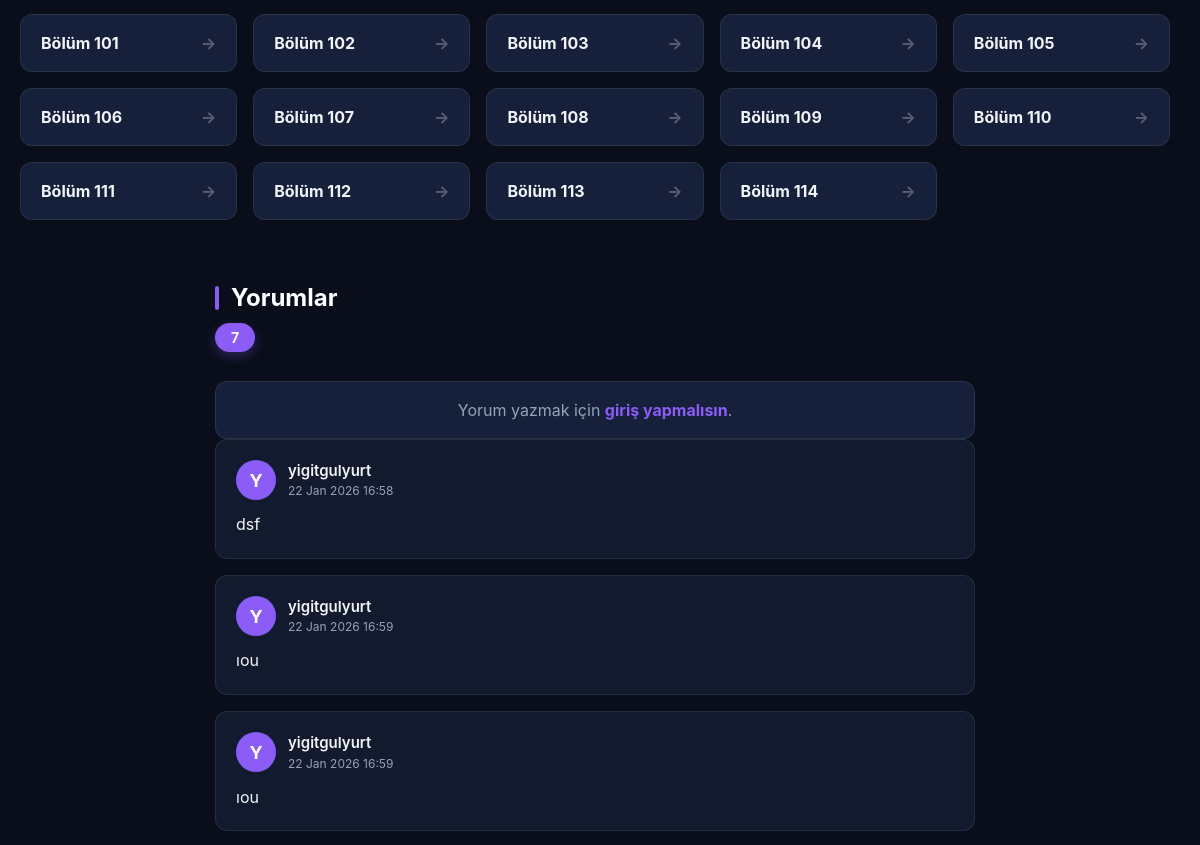
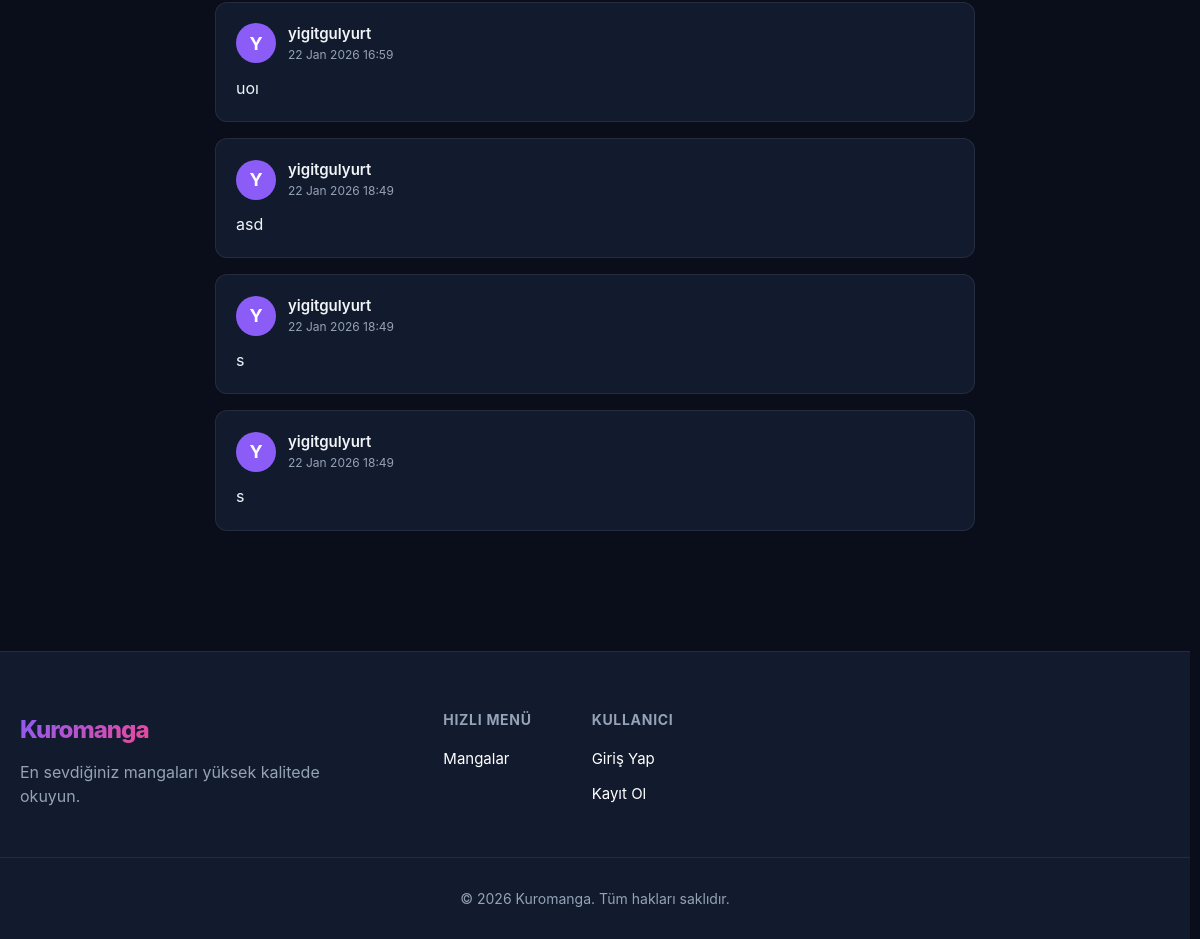
Page /alevin-dogusu/ (lower part) on the earlier database version (2 pictures, top to bottom).
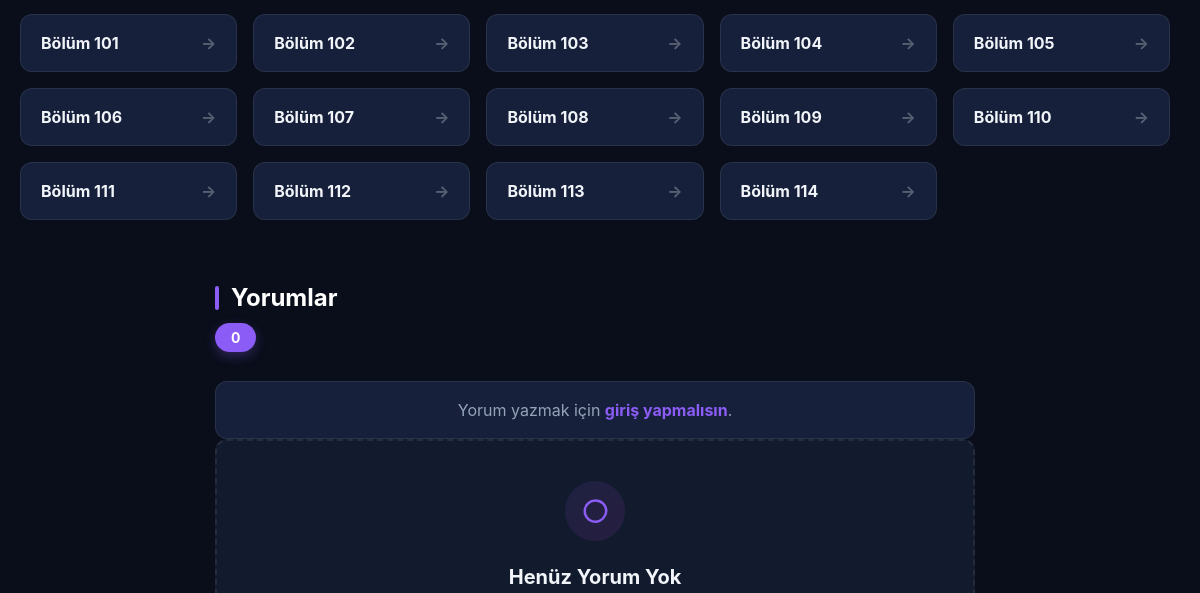
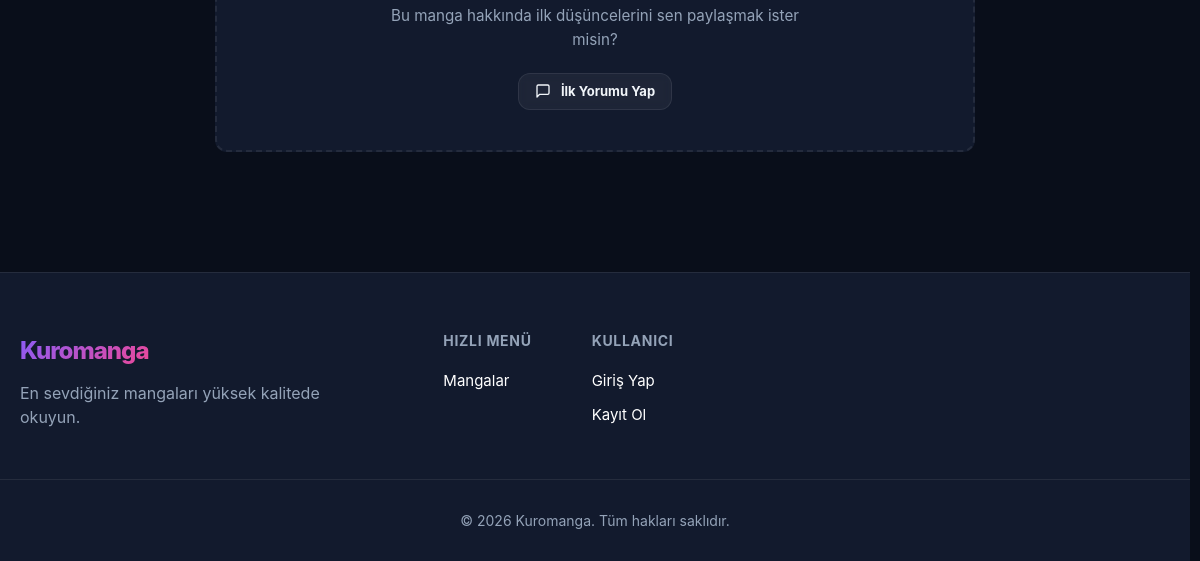
Same page on the later database version (2 pictures, top to bottom).
### app/models/chapter.py (models this page shows)
class Chapter(db.Model):
    __tablename__ = "chapter"
    id = db.Column(db.Integer, primary_key=True)
    number = db.Column(db.Integer, nullable=False)
    title = db.Column(db.String(255), nullable=True)
    manga_id = db.Column(db.Integer, db.ForeignKey("manga.id"), nullable=False)
    manga = db.relationship("Manga", back_populates="chapters", lazy="joined")
    pages = db.relationship("Page", back_populates="chapter", lazy="select")

### app/models/user.py (models this page shows, shortened)
class User(db.Model):
    __tablename__ = "user"
    id = db.Column(db.Integer, primary_key=True)
    username = db.Column(db.String(128), nullable=False, unique=True)
    created_at = db.Column(db.DateTime, nullable=True, default=datetime.utcnow)
    password_hash = db.Column(db.String(256), nullable=True)
    is_admin = db.Column(db.Boolean, default=False)

### app/models/comment.py (models this page shows)
class Comment(db.Model):
    __tablename__ = "comment"
    id = db.Column(db.Integer, primary_key=True)
    user_id = db.Column(db.Integer, db.ForeignKey("user.id"), nullable=False)
    manga_id = db.Column(db.Integer, db.ForeignKey("manga.id"), nullable=False)
    chapter_id = db.Column(db.Integer, db.ForeignKey("chapter.id"), nullable=True)
    content = db.Column(db.Text, nullable=False)
    created_at = db.Column(db.DateTime, nullable=False, default=datetime.utcnow)
    updated_at = db.Column(db.DateTime, nullable=True)
    user = db.relationship("User", backref="comments")
    manga = db.relationship("Manga", backref="comments")
    chapter = db.relationship("Chapter", backref="comments")

### app/blueprints/manga/routes.py (the view, shortened to what this page needs)
@manga_bp.route("/<string:slug>/")
def manga_detail(slug):
    manga, chapters = manga_service.get_manga_with_chapters_by_slug(slug)
    if not manga:
        abort(404)
    last_read_chapter = None
    user_id = session.get("user_id")
    comments = Comment.query.filter_by(manga_id=manga.id, chapter_id=None).order_by(Comment.created_at.asc()).all()
    is_favorite = False
    is_to_read = False
    return render_template("manga/detail.html", manga=manga, chapters=chapters, last_read_chapter=last_read_chapter, comments=comments, is_favorite=is_favorite, is_to_read=is_to_read)

### app/repositories/chapter_repository.py (called while the page is built)
    def get_for_manga(self, manga_id):
        return (
            Chapter.query.filter_by(manga_id=manga_id)
            .order_by(Chapter.number.asc())
            .all()
        )

### app/repositories/manga_repository.py (called while the page is built)
    def get_by_slug(self, slug):
        return Manga.query.filter_by(slug=slug).first()

### app/services/manga_service.py (called while the page is built)
    def get_manga_with_chapters_by_slug(self, slug):
        manga = self.manga_repository.get_by_slug(slug)
        if not manga:
            return None, []
        chapters = self.chapter_repository.get_for_manga(manga.id)
        return manga, chapters

### app/templates/manga/detail.html (shortened to what this page needs)
{% extends "base.html" %}
{% block content %}
<div class="section">
  <div class="chapter-list">
    {% for chapter in chapters|sort(attribute='number') %}
      <a href="{{ url_for('manga.chapter_read', slug=manga.slug, chapter_number=chapter.number) }}" class="chapter-item">
        <span>Bölüm {{ chapter.number }}</span>
      </a>
    {% else %}
      <p class="text-muted">Bu manga için henüz bölüm bulunmuyor.</p>
    {% endfor %}
  </div>
</div>
<div class="comment-section">
  <div class="section-header mb-8">
    <h3 class="section-title">Yorumlar</h3>
    <span class="badge">{{ comments|length }}</span>
  </div>
  {% if is_authenticated %}
    <div class="comment-form mb-12">
      <form id="comment-form" method="POST" action="{{ url_for('user_content.add_comment', slug=manga.slug) }}" class="form" onsubmit="addComment(event)">
        <textarea name="content" placeholder="Düşüncelerini paylaş..." required></textarea>
        <div style="display: flex; justify-content: flex-end;">
          <button type="submit" class="btn btn-primary" id="submit-comment">Yorum Gönder</button>
        </div>
      </form>
    </div>
  {% else %}
    <div class="stat-box text-center mb-12">
      <p class="text-muted">Yorum yazmak için <a href="javascript:void(0)" onclick="openModal('login-modal')" style="color: var(--primary); font-weight: 700;">giriş yapmalısın</a>.</p>
    </div>
  {% endif %}
  <div class="comment-list" id="comment-list">
    {% for c in comments %}
      <div class="comment-card" id="comment-{{ c.id }}">
        <div class="comment-header">
          <div class="comment-user">
            <div class="comment-avatar">
              {{ (c.user.username or 'U')[0].upper() }}
            </div>
            <div class="comment-info">
              <div class="comment-username">{{ c.user.username }}</div>
              <div class="comment-meta">{{ c.created_at.strftime('%d %b %Y %H:%M') }}</div>
            </div>
          </div>
        </div>
        <div class="comment-body mt-2">{{ c.content }}</div>
      </div>
    {% else %}
      <div id="no-comments" class="empty-state" style="padding: 40px 20px;">
        <div class="empty-state-icon" style="width: 60px; height: 60px;">
          <svg width="30" height="30" viewBox="0 0 24 24" fill="none" stroke="currentColor" stroke-width="2" stroke-linecap="round" stroke-linejoin="round"><path d="M21 11.5a8.38 8.38 0 0 1-.9 3.8 8.5 8.5 0 1 1-7.6-11.7 8.5 8.5 0 0 1 8.5 7.9z"></path></svg>
        </div>
        <h3 style="font-size: 1.25rem; margin-bottom: 8px;">Henüz Yorum Yok</h3>
        <p class="text-muted" style="margin-bottom: 20px; font-size: 0.95rem;">Bu manga hakkında ilk düşüncelerini sen paylaşmak ister misin?</p>
        <a href="#comment-form" class="btn btn-secondary btn-sm" onclick="document.querySelector('textarea').focus()">
          <svg width="16" height="16" viewBox="0 0 24 24" fill="none" stroke="currentColor" stroke-width="2" stroke-linecap="round" stroke-linejoin="round"><path d="M21 15a2 2 0 0 1-2 2H7l-4 4V5a2 2 0 0 1 2-2h14a2 2 0 0 1 2 2z"></path></svg>
          İlk Yorumu Yap
        </a>
      </div>
    {% endfor %}
  </div>
</div>
{% endblock %}

### app/templates/base.html (shortened to what this page needs)
<!doctype html>
<html lang="en">
<head>
    <link rel="stylesheet" href="{{ url_for('static', filename='css/styles.css') }}">
</head>
<body class="theme">
<main class="container content">
    {% block content %}{% endblock %}
</main>
<footer class="footer">
    <div class="container footer-inner">
        <div class="footer-brand">
            <a href="{{ url_for('manga.manga_list') }}" class="brand-link">Kuromanga</a>
            <p>En sevdiğiniz mangaları yüksek kalitede okuyun.</p>
        </div>
        <div class="footer-links">
            <div class="footer-group">
                <h4>Hızlı Menü</h4>
                <a href="{{ url_for('manga.manga_list') }}">Mangalar</a>
            </div>
            <div class="footer-group">
                <h4>Kullanıcı</h4>
                {% if is_authenticated and current_user %}
                    <a href="{{ url_for('user_content.profile') }}">Profilim</a>
                {% else %}
                    <a href="{{ url_for('auth.login') }}">Giriş Yap</a>
                    <a href="{{ url_for('auth.register') }}">Kayıt Ol</a>
                {% endif %}
            </div>
        </div>
    </div>
    <div class="footer-bottom container">
        <p>&copy; 2026 Kuromanga. Tüm hakları saklıdır.</p>
    </div>
</footer>
</body>
</html>

Differences in the rows shown:
removed Comment: user.username "yigitgulyurt", created_at "22 Jan 2026 16:58", content "dsf"
no longer on this page (row edited): User: username "Y"
removed Comment: user.username "yigitgulyurt", created_at "22 Jan 2026 16:59", content "ıou"
removed Comment: user.username "yigitgulyurt", created_at "22 Jan 2026 16:59", content "ıou"
removed Comment: user.username "yigitgulyurt", created_at "22 Jan 2026 16:59", content "uoı"
removed Comment: user.username "yigitgulyurt", created_at "22 Jan 2026 18:49", content "asd"
removed Comment: user.username "yigitgulyurt", created_at "22 Jan 2026 18:49", content "s"
removed Comment: user.username "yigitgulyurt", created_at "22 Jan 2026 18:49", content "s"
Other differences:
{{ comments|length }}: "7" → "0"
text now shown: "Henüz Yorum Yok Bu manga hakkında ilk düşüncelerini sen paylaşmak ister misin? İlk Yorumu Yap"
